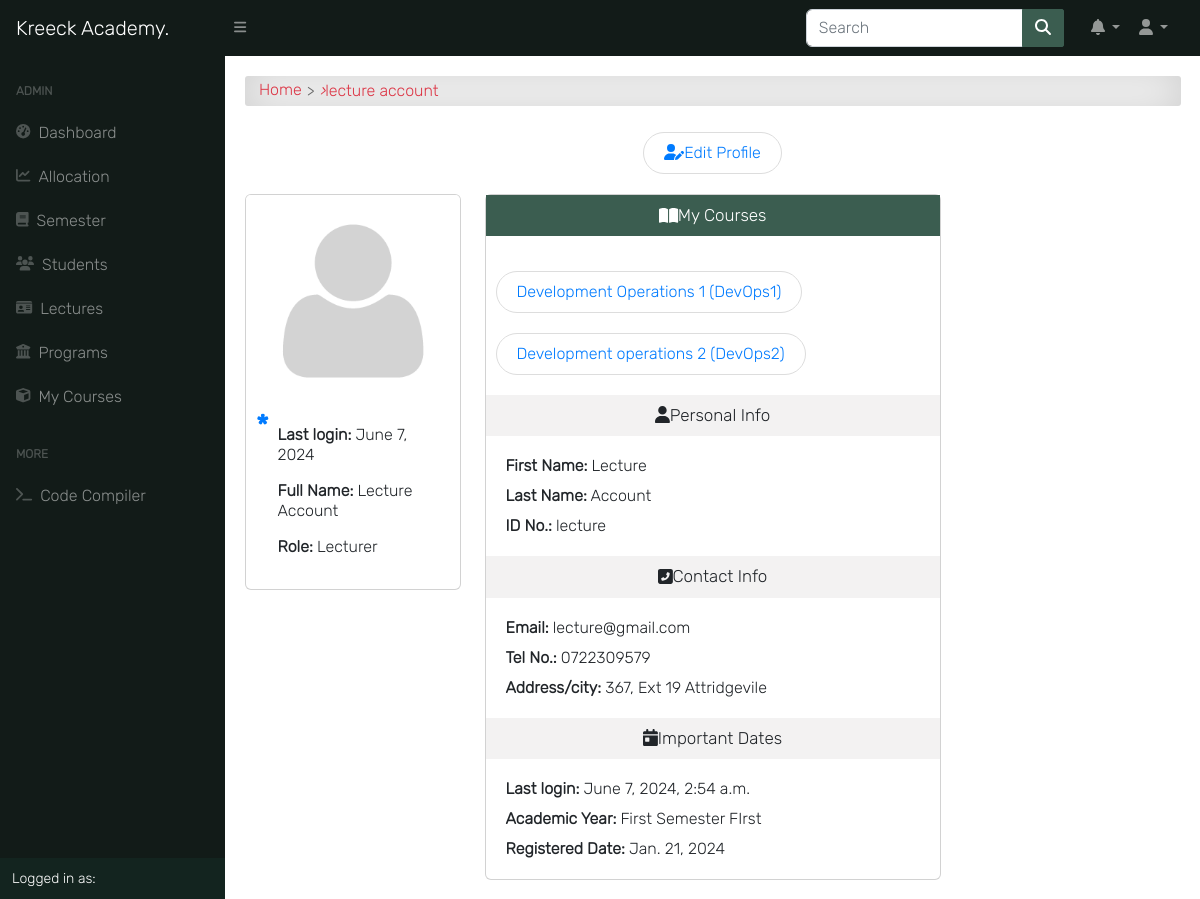
Page /auth/profile/2/detail/ (signed in) on the committed database.
### accounts/models.py (models this page shows, shortened)
class User(AbstractUser):
    is_student = models.BooleanField(default=False)
    is_lecturer = models.BooleanField(default=False)
    is_parent = models.BooleanField(default=False)
    is_dep_head = models.BooleanField(default=False)
    phone = models.CharField(max_length=60, blank=True, null=True)
    address = models.CharField(max_length=60, blank=True, null=True)
    picture = models.ImageField(upload_to='profile_pictures/%y/%m/%d/', default='default.png', null=True)
    email = models.EmailField(blank=True, null=True)
    username_validator = ASCIIUsernameValidator()
    objects = UserManager()
    @property
    def get_full_name(self):
        full_name = self.username
        if self.first_name and self.last_name:
            full_name = self.first_name + " " + self.last_name
        return full_name
    @property
    def get_user_role(self):
        if self.is_superuser:
            return "Admin"
        elif self.is_student:
            return "Student"
        elif self.is_lecturer:
            return "Lecturer"
        elif self.is_parent:
            return "Parent"

### course/models.py (models this page shows, shortened)
class Course(models.Model):
    slug = models.SlugField(blank=True, unique=True)
    title = models.CharField(max_length=200, null=True)
    code = models.CharField(max_length=200, unique=True, null=True)
    credit = models.IntegerField(null=True, default=0)
    summary = models.TextField(max_length=200, blank=True, null=True)
    program = models.ForeignKey(Program, on_delete=models.CASCADE)
    level = models.CharField(max_length=25, choices=LEVEL, null=True)
    year = models.IntegerField(choices=YEARS, default=0)
    semester = models.CharField(choices=SEMESTER, max_length=200)
    is_elective = models.BooleanField(default=False, blank=True, null=True)
    price = models.DecimalField(max_digits=10, decimal_places=2, default=0.00)
    objects = CourseManager()
    def __str__(self):
        return "{0} ({1})".format(self.title, self.code, self.price)
    def get_absolute_url(self):
        return reverse('course_detail', kwargs={'slug': self.slug})

### app/models.py (models this page shows)
class Semester(models.Model):
    semester = models.CharField(max_length=10, choices=SEMESTER, blank=True)
    is_current_semester = models.BooleanField(default=False, blank=True, null=True)
    session = models.ForeignKey(Session, on_delete=models.CASCADE, blank=True, null=True)
    next_semester_begins = models.DateField(null=True, blank=True)
    def __str__(self):
        return self.semester

class Session(models.Model):
    session = models.CharField(max_length=200, unique=True)
    is_current_session = models.BooleanField(default=False, blank=True, null=True)
    next_session_begins = models.DateField(blank=True, null=True)
    def __str__(self):
        return self.session

### accounts/views.py (the view, shortened to what this page needs)
# urls.py: path('profile/<int:id>/detail/', profile_single, name='profile_single'),
@login_required
@admin_required
def profile_single(request, id):
    if request.user.id == id:
        return redirect("/profile/")
    current_session = get_object_or_404(Session, is_current_session=True)
    current_semester = get_object_or_404(Semester, is_current_semester=True, session=current_session)
    user = User.objects.get(pk=id)
    if user.is_lecturer:
        courses = Course.objects.filter(allocated_course__lecturer__pk=id).filter(semester=current_semester)
        context = {
            'title': user.get_full_name,
            "user": user,
            "user_type": "Lecturer",
            "courses": courses,
            'current_session': current_session,
            'current_semester': current_semester,
        }
        return render(request, 'accounts/profile_single.html', context)

### templates/accounts/profile_single.html (shortened to what this page needs)
{% extends 'base.html' %}
{% load static %}
{% load i18n %}
{% block content %}
<div id="input-nav"><a href="{% url 'home' %}" class="primary1">Home</a> <i>&rsaquo;</i> {{ user.get_full_name }}</div>
{% if request.user.is_superuser %}
<div class="btn-flex">
    {% if user.is_lecturer %}
    <a class="edit-btn" href="{% url 'staff_edit' pk=user.id %}">
        <i class="fas fa-user-edit"></i><span class="mobile-hide">Edit Profile</span>
    </a>
    {% endif %}
</div>
{% endif %}
<div class="row justify-content-between">
    <div class="col-md-3 mx-auto">
        <div class="card">
            {% if request.user.is_authenticated %}
                {% if not request.user.is_lecturer %}
                    <img src="{{ user.picture.url }}" class="dashboard-img" onload="cacheProfilePicture(this);">
                {% else %}
                    <img src="{{ user.picture.url }}" class="dashboard-img">
                {% endif %}
            {% endif %}
            <div class="program-description">
                <p><strong>Last login: </strong>{{ user.last_login|date }}</p>
                <p><strong>Full Name: </strong>{{ user.get_full_name|title }}</p>
                <p><strong>Role: </strong>
                    {{ user.get_user_role }}
                </p>
            </div>
        </div>
    </div>
    <div class="col-md-6">
        <div class="card">
            {% if user.is_lecturer %}
            <p class="form-title"><i class="fas fa-book-open"></i>My Courses</p>
            <div class="dashboard-description">
                {% if courses %}
                    <div class="flex">
                        {% for course in courses %}
                            <div class="flex"><a class="edit-btn" href="{{ course.get_absolute_url }}">{{ course }}</a></div>
                        {% endfor %}
                    </div>
                {% else %}
                        <div class="text-danger"><i class="far fa-frown"></i>No courses!</div>
                {% endif %}
            </div>
            {% endif %}
            <p class="title-info"><i class="fas fa-user"></i>Personal Info</p>
            <div class="dashboard-description">
                <p><strong>First Name:</strong> {{ user.first_name|title }}</p>
                <p><strong>Last Name:</strong> {{ user.last_name|title }}</p>
                <p><strong>ID No.:</strong> {{ user.username }}</p>
            </div>
            <p class="title-info"><i class="fas fa-phone-square-alt"></i>Contact Info</p>
            <div class="dashboard-description">
                <p><strong>Email:</strong> {{ user.email }}</p>
                <p><strong>Tel No.:</strong> {{ user.phone }}</p>
                <p><strong>Address/city:</strong> {{ user.address }}</p>
            </div>
            <p class="title-info"><i class="fa fa-calendar-day"></i>Important Dates</p>
            <div class="dashboard-description">
                <p><strong>Last login:</strong> {{ user.last_login }}</p>
                <p><strong>Academic Year:</strong> {{ current_semester }} Semester {{ current_session }}</p>
                <p><strong>Registered Date:</strong> {{ user.date_joined|date }}</p>
            </div>
        </div>
    </div>
    <div class="col-md-3 mx-auto"></div>
</div>
{% endblock content %}

### static/css/all.css (style rules this page uses)
.fa-book-open:before { content: "\f518"; }
.fa-calendar-day:before { content: "\f783"; }
.fa-user:before { content: "\f007"; }

### static/css/style.css (style rules this page uses)
*, body { font-family: "Inter", sans-serif; }
body { background-color: #ffffff; }
.btn-flex { display: -webkit-box; display: -ms-flexbox; display: flex; -webkit-box-pack: center; -ms-flex-pack: center; justify-content: center; -ms-flex-wrap: wrap; flex-wrap: wrap; margin: 10px auto; }
#input-nav { display: -webkit-box; display: -ms-flexbox; display: flex; -ms-flex-wrap: wrap; flex-wrap: wrap; -webkit-box-align: center; -ms-flex-align: center; align-items: center; padding: 0.3rem 0.9rem; margin-bottom: 1rem; color: #dc3545; border-radius: 3px; background-color: #fff !important; -webkit-box-shadow: inset 0 0 2.5rem rgba(0, 0, 0, 0.2); box-shadow: inset 0 0 2.5rem rgba(0, 0, 0, 0.2); }
#input-nav a { color: #dc3545; }
#input-nav a::after { content: ">"; color: #666; margin: 0 5px; vertical-align: middle; }
a { color: #666; text-decoration: none; }
.dashboard-img { width: 100%; border-top-left-radius: 0.3em; border-top-right-radius: 0.3em; }
.dashboard-description { padding: 10px; }
.dashboard-description p { margin: 10px; }
.program-description { position: relative; padding: 1rem 2rem; }
.program-description::before { content: "*"; position: absolute; top: 0; left: 10px; color: #007bff; font-weight: bold; font-size: 30px; margin-right: 1rem; }
.title-info { font-weight: 400; font-size: 17px; padding: 10px; background: #f3f2f2; text-align: center; margin: 0px; }
.form-title { display: -webkit-box; display: -ms-flexbox; display: flex; -webkit-box-align: center; -ms-flex-align: center; align-items: center; -webkit-box-pack: center; -ms-flex-pack: center; justify-content: center; font-weight: 400; font-size: 17px; padding: 10px; background: #3b5d50; color: #fff; text-align: center; margin-bottom: 15px; }
.edit-btn { font-family: inherit; text-align: center; width: auto; padding: 10px 20px; margin: 10px auto; cursor: pointer; color: #007bff; border: 1px solid #ddd; border-radius: 2rem; }
.flex { display: -webkit-box; display: -ms-flexbox; display: flex; -ms-flex-wrap: wrap; flex-wrap: wrap; -webkit-box-pack: justify; -ms-flex-pack: justify; justify-content: space-between; }

### rows in the picture
User: get_full_name "lecture account", picture (placeholder picture), last_login "June 7, 2024", get_full_name "Lecture Account", get_user_role "Lecturer", first_name "Lecture", last_name "Account", username "lecture", email "lecture@gmail.com", phone "0722309579", address "367, Ext 19 Attridgevile", last_login "June 7, 2024, 2:54 a.m.", date_joined "Jan. 21, 2024"
Course: title+code+price "Development Operations 1 (DevOps1)"
Course: title+code+price "Development operations 2 (DevOps2)"
Semester: semester "First"
Session: session "FIrst"
